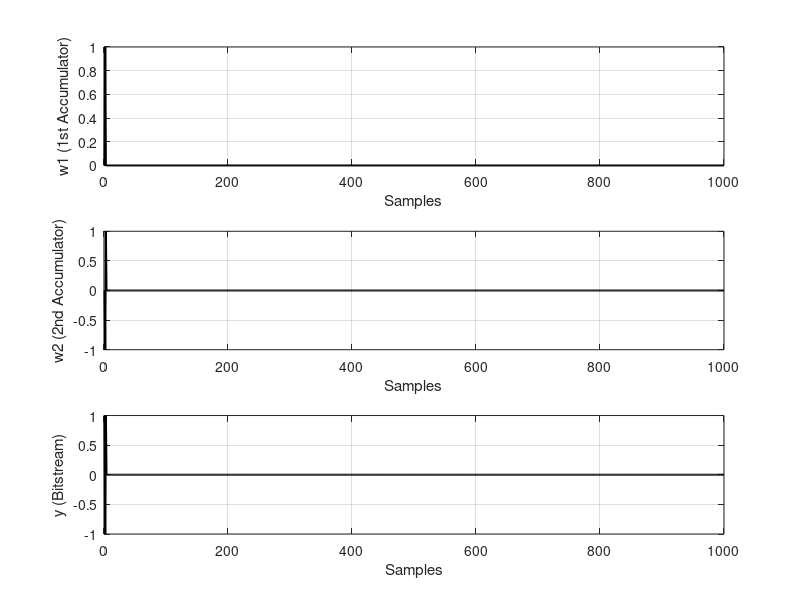

Write the MATLAB code that produced this figure. (Note: this script raises an error after producing the figure.)
clear all
close all;

%%% [MOD] === Exercise 2.1: 2nd-order modulator, time-domain simulation ====
%%% [MOD] Difference equations (delay-free 1st accumulator):
%%% [MOD]   w2(i) = w2(i-1) + w1(i-1) - a*y(i-1)
%%% [MOD]   y(i)  = sign(w2(i))
%%% [MOD]   w1(i) = w1(i-1) + x(i-1) - y(i)

%Input signal definition
% This is the DC offset applied to the input of the modulator
offset = 0;

nr_points = 1000;

in = offset*(ones(1,nr_points));

% Pre-allocate and initialize array variables => faster code
% w2 is the second accumulator's output
% w1 is the first accumulator's output
% a is the stabilizing zero coefficient

a = 1;

w1 = zeros(1,nr_points);
w2 = zeros(1,nr_points);
y = zeros(1,nr_points);
y(1) = 1;
w1(1) = 0;
w2(1) = 0;

% The main loop simulating the second order loop
%************************************************************************

for i = 2:nr_points,
    w2(i) = w2(i-1) + w1(i-1) - a*y(i-1);
    y(i) = sign(w2(i));
    %y(i) = 2*(w2(i)>=0)-1;
    w1(i) = w1(i-1) + in(i-1) - y(i);
end

%************************************************************************

% Display the output values
%************************************************************************

figure(1);
subplot(3,1,1);plot(w1,'k','LineWidth',1.5);
xlabel('Samples'); ylabel('w1 (1st Accumulator)');grid;
subplot(3,1,2);plot(w2,'k','LineWidth',1.5);
xlabel('Samples'); ylabel('w2 (2nd Accumulator)');grid;
subplot(3,1,3);plot(y,'k','LineWidth',1.5);
xlabel('Samples'); ylabel('y (Bitstream)');grid;
sgtitle(sprintf('Baseline run: x = %g, a = %g, N = %d', offset, a, nr_points));
saveas(gcf, sprintf('results/MOD2_baseline_x%.4f_a%.2f.png', offset, a));

%%% [MOD] === Part (b): DC offsets 50 mV and 34.6 mV, sinc1 vs sinc2 ======
%%% [MOD] sinc1 = rectangular window, sinc2 = triangular window.
%%% [MOD] Q-error = filtered_avg - true_offset.
off_list = [50e-3, 34.6e-3];
fprintf('\n[Offset sweep, N = %d, a = %g]\n', nr_points, a);
fprintf('  offset[V]    avg(y)        Q-err(sinc1)     Q-err(sinc2)\n');
fprintf(' ----------  -----------   --------------   --------------\n');
for k = 1:length(off_list)
    off_k = off_list(k);
    [w1k, w2k, yk] = mod2_sim(off_k, a, nr_points);
    rect_filt = ones(1,nr_points)';
    tri_filt  = window(@triang,nr_points);
    y_avg     = sum(yk)/nr_points;
    y_rect    = sum(yk'.*rect_filt)/sum(rect_filt);
    y_tri     = sum(yk'.*tri_filt) /sum(tri_filt);
    qerr_rect = y_rect - off_k;
    qerr_tri  = y_tri  - off_k;
    fprintf(' %+8.4f    %+9.6f   %+12.6f    %+12.6f\n', ...
            off_k, y_avg, qerr_rect, qerr_tri);

    figure(1+k);
    subplot(3,1,1);plot(w1k,'k','LineWidth',1.2);
    xlabel('Samples');ylabel('w1');grid;
    sgtitle(sprintf('x = %g V, a = %g, N = %d', off_k, a, nr_points));
    subplot(3,1,2);plot(w2k,'k','LineWidth',1.2);
    xlabel('Samples');ylabel('w2');grid;
    subplot(3,1,3);plot(yk,'k','LineWidth',1.2);
    xlabel('Samples');ylabel('y');grid;
    saveas(gcf, sprintf('results/MOD2_offset_x%.4f.png', off_k));
end

%%% [MOD] === Part (c): nr_points 100 vs 1000, Q-error scaling ============
%%% [MOD] Linear model: in-band noise ~ 1/OSR^5 (2nd order shaping).
%%% [MOD] So q_rms ~ OSR^(-5/2). 10x in N -> ~316x drop ideally
%%% [MOD] (sinc2 matches shaping much better than sinc1).
fprintf('\n[Length sweep at offset = 34.6 mV, a = %g]\n', a);
fprintf('   N        Q-err(sinc1)     Q-err(sinc2)\n');
fprintf(' ------   --------------   --------------\n');
N_list = [100 1000];
qerr_rect_N = zeros(size(N_list));
qerr_tri_N  = zeros(size(N_list));
for k = 1:length(N_list)
    Nk = N_list(k);
    [~, ~, ykN] = mod2_sim(34.6e-3, a, Nk);
    rfk = ones(1,Nk)';
    tfk = window(@triang,Nk);
    qerr_rect_N(k) = sum(ykN'.*rfk)/sum(rfk) - 34.6e-3;
    qerr_tri_N(k)  = sum(ykN'.*tfk)/sum(tfk) - 34.6e-3;
    fprintf(' %5d    %+12.6f    %+12.6f\n', Nk, qerr_rect_N(k), qerr_tri_N(k));
end
fprintf('Ratio |q(N=100)/q(N=1000)|, sinc1 = %.2f, sinc2 = %.2f\n', ...
        abs(qerr_rect_N(1)/qerr_rect_N(2)), ...
        abs(qerr_tri_N(1) /qerr_tri_N(2)));

%%% [MOD] === Part (d): sweep stabilizing coefficient a at x = 34.6 mV ====
%%% [MOD] Smaller a -> larger w1, w2 swings; a = 0 -> unstable (w2 runs away).
fprintf('\n[a-sweep at offset = 34.6 mV, N = %d]\n', nr_points);
fprintf('    a       max|w1|     max|w2|     Q-err(sinc1)   Q-err(sinc2)\n');
fprintf(' -------   --------    --------   --------------  --------------\n');
a_list = [1.5, 1.0, 0.5, 0.25, 0.1, 0.0];
fig_id = 1 + length(off_list);
for k = 1:length(a_list)
    ak = a_list(k);
    [w1a, w2a, ya] = mod2_sim(34.6e-3, ak, nr_points);
    rfk = ones(1,nr_points)';
    tfk = window(@triang,nr_points);
    e_rect = sum(ya'.*rfk)/sum(rfk) - 34.6e-3;
    e_tri  = sum(ya'.*tfk)/sum(tfk) - 34.6e-3;
    fprintf(' %6.2f    %8.2f    %8.2f   %+12.6f   %+12.6f\n', ...
            ak, max(abs(w1a)), max(abs(w2a)), e_rect, e_tri);
    if any(abs(ak - [1.0 0.5 0.1 0.0]) < 1e-9)
        fig_id = fig_id + 1;
        figure(fig_id);
        subplot(3,1,1);plot(w1a,'k','LineWidth',1.0);
        xlabel('Samples');ylabel('w1');grid;
        sgtitle(sprintf('a = %g, x = 34.6 mV', ak));
        subplot(3,1,2);plot(w2a,'k','LineWidth',1.0);
        xlabel('Samples');ylabel('w2');grid;
        subplot(3,1,3);plot(ya,'k','LineWidth',1.0);
        xlabel('Samples');ylabel('y');grid;
        saveas(gcf, sprintf('results/MOD2_asweep_a%.2f.png', ak));
    end
end

%%% [MOD] Helper: simulate MOD2 with delay-free 1st accumulator
function [w1, w2, y] = mod2_sim(offset, a, N)
    in = offset*ones(1,N);
    w1 = zeros(1,N);
    w2 = zeros(1,N);
    y  = zeros(1,N);
    y(1) = 1;
    for i = 2:N
        w2(i) = w2(i-1) + w1(i-1) - a*y(i-1);
        y(i)  = sign(w2(i));
        if y(i) == 0, y(i) = 1; end
        w1(i) = w1(i-1) + in(i-1) - y(i);
    end
end
